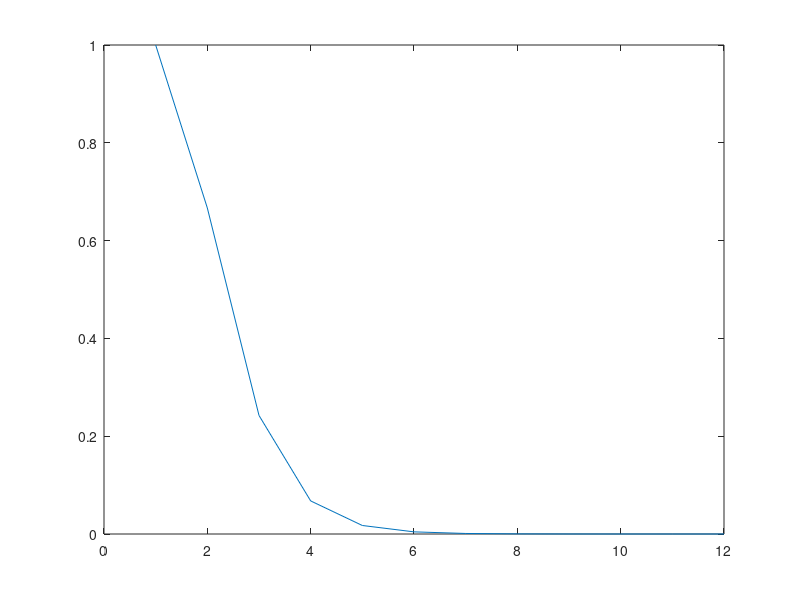

The MATLAB script that drew this image:


function potencia_aux
  A = [3, -1 ,0; -1, 2, -1; 0, -1, 3];
  x0 = [1 ;1 ; 1];
  
  iterMax = 12;
  tol = 1*10e-10;
  
  [ck xk] = potencia(A, x0, iterMax, tol)
  
endfunction

% Funcion para aproximar proxima el modulo del valor propio de 
% menor magnitud deuna matriz A y el vector propio normalizadoasociado 
% a dicho valor propio.
% Entradas:
% A: Matriz tamano nxm x0: Valor inicial
% iterMax: Iteraciones Maximas tol:Toleracia maximas del eror
% Salidas:
% xk:Vector Propio  ck:Valor Propio
function [ck xk] = potencia(A, x0, iterMax, tol)
  
  xk = x0;
  er = [];
  iter = [];
  
  for i=1:iterMax
    yk = A*xk;
    ck = norm(yk, "inf");
    xk_n = (1/ck)*yk;
    
    error = norm(xk_n - xk);
    xk = xk_n;
    
    er = [er error];
    iter = [iter i];
    
    if error < tol;
      break
    endif
  endfor
  
  plot(iter, er);
  
endfunction